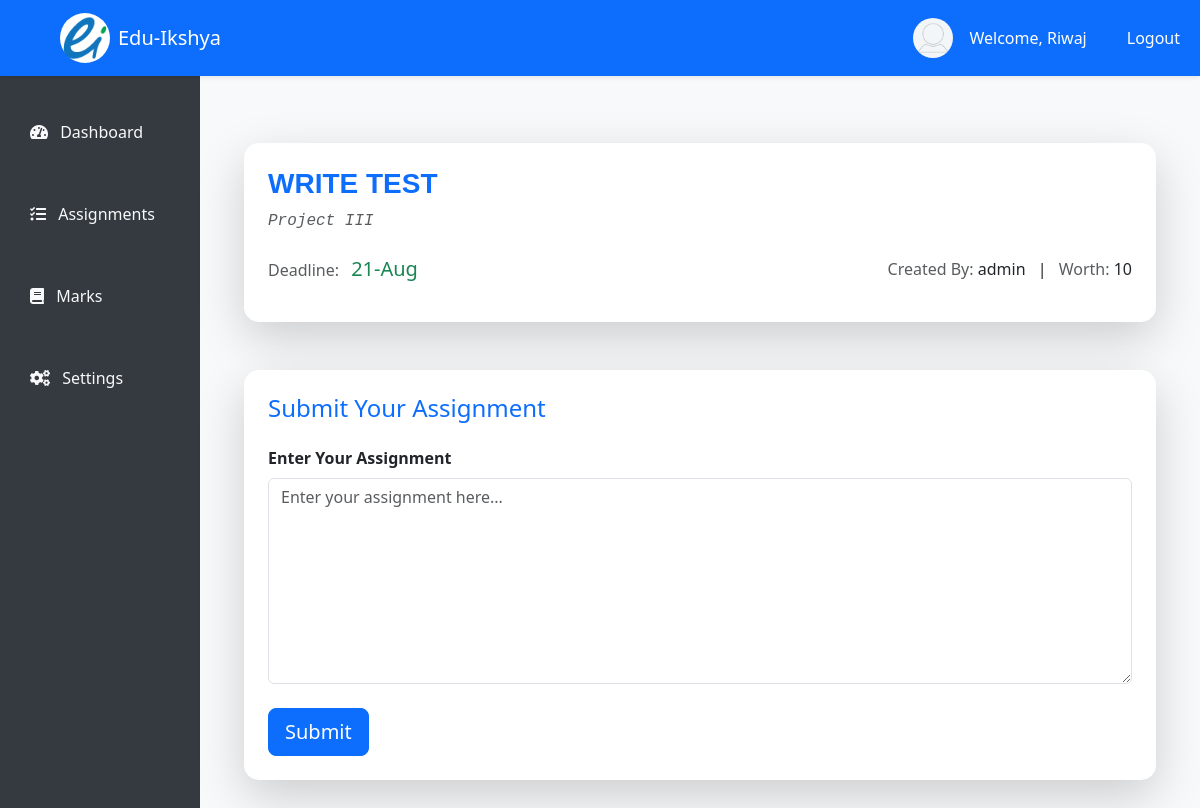
Page /student/assignment/16/ (signed in) on the committed database.
### student/models.py (models this page shows, shortened)
class User(AbstractUser):
    user_id = models.CharField(max_length=15, unique=True, editable=False)
    address = models.CharField(max_length=150, null=True, blank=False)
    contact_number = models.CharField(max_length=20, blank=True, null=True)
    date_of_birth = models.DateField(null=True, blank=True)
    gender = models.CharField(max_length=1, choices=[('M', 'Male'), ('F', 'Female'), ('O', 'Other')])
    is_staff = models.BooleanField(default=False)
    is_student = models.BooleanField(default=False)
    def __str__(self):
        return self.username

class Assignment(models.Model):
    ACCEPTED_FILE_TYPES = [
        ('text', 'Text File'),
        ('pdf', 'PDF File'),
    ]
    title = models.CharField(max_length=255)
    description = models.TextField(null=True, blank=True)
    deadline = models.DateTimeField()
    worth = models.IntegerField()
    research_links = models.JSONField(blank=True, null=True)  # This field can store a list of URLs
    accepted_file_type = models.CharField(max_length=10, choices=ACCEPTED_FILE_TYPES)
    assigned_class = models.ForeignKey(ProgramCourse, on_delete=models.CASCADE, related_name='assignments')
    created_by = models.ForeignKey(User, null=True, on_delete=models.CASCADE)

class ProgramCourse(models.Model):
    program = models.ForeignKey(Program, on_delete=models.CASCADE)
    course = models.ForeignKey(Course, on_delete=models.CASCADE)
    semester = models.ForeignKey(Semester, on_delete=models.CASCADE)
    teacher = models.ForeignKey(User, on_delete=models.RESTRICT)

class Course(models.Model):
    course_id = models.CharField(max_length=15, unique=True)
    course_name = models.CharField(max_length=150)
    def __str__(self):
        return self.course_name

### student/views.py (the view, shortened to what this page needs)
# urls.py: path('student/assignment/<pk>/', views.assignment_view, name="assignment_view"),
@login_required
def assignment_view(request, pk):
    assignment = get_object_or_404(Assignment, pk=pk)
    return render(request, 'student/assignment_view.html', {'assignment': assignment})

### templates/student/assignment_view.html (shortened to what this page needs)
<!DOCTYPE html>
{% extends 'student/index.html' %}
{% load static %}
{% block assignment_view %}
<div class="container mt-5">
    <div class="row">
        <div class="col-md-12">
            <div class="card shadow-lg border-0" style="border-radius: 15px;">
                <div class="card-body p-4">
                    <h3 class="card-title text-uppercase text-primary fw-bold" style="font-family: 'Arial', sans-serif;">
                        {{ assignment.title }}
                    </h3>
                    <p class="card-text text-muted fst-italic mb-4" style="font-family: 'Courier New', monospace;">
                        {{ assignment.assigned_class.course }}
                    </p>
                    <div class="row my-3">
                        <div class="col-sm-6">
                            <p class="card-text">
                                <span class="text-muted">Deadline:</span>
                                <span class="h5 mx-2 text-success">
                                    {{ assignment.deadline|date:"d-M" }}
                                </span>
                            </p>
                        </div>
                        <div class="col-sm-6 text-end">
                            <p class="card-text">
                                <span class="text-muted">Created By:</span>
                                {{ assignment.created_by }}
                                <span class="mx-2">|</span>
                                <span class="text-muted">Worth:</span>
                                {% if assignment.worth %}
                                    {{ assignment.worth }}
                                {% else %}
                                    0
                                {% endif %}
                            </p>
                        </div>
                    </div>
                </div>
            </div>
        </div>
    </div>
    {% if user.is_authenticated %}
    <div class="row mt-5">
        <div class="col-md-12">
            <div class="card shadow-lg border-0" style="border-radius: 15px;">
                <div class="card-body p-4">
                    <h4 class="card-title text-primary mb-4">Submit Your Assignment</h4>
                    <form method="POST" enctype="multipart/form-data">
                        {% if assignment.accepted_file_type == "pdf" %}
                        <div class="mb-4">
                            <label for="file" class="form-label fw-bold">Upload your File (PDF)</label>
                            <input type="file" class="form-control" id="file" name="file" accept="application/pdf" required>
                        </div>
                        {% elif assignment.accepted_file_type == "text" %}
                        <div class="mb-4">
                            <label for="text" class="form-label fw-bold">Enter Your Assignment</label>
                            <textarea placeholder="Enter your assignment here..." class="form-control" id="text" name="text" rows="8" required></textarea>
                        </div>
                        {% endif %}
                        <button type="submit" class="btn btn-primary btn-lg">Submit</button>
                    </form>
                </div>
            </div>
        </div>
    </div>
    {% endif %}
</div>
{% endblock %}

### templates/student/index.html (shortened to what this page needs)
<!DOCTYPE html>
{% load static %}
<html lang="en">
<head>
    <link href="https://cdn.jsdelivr.net/npm/bootstrap@5.3.0/dist/css/bootstrap.min.css" rel="stylesheet">
    <link rel="stylesheet" href="https://cdnjs.cloudflare.com/ajax/libs/font-awesome/5.15.4/css/all.min.css">
</head>
<body>
    <nav class="navbar navbar-expand-lg navbar-light bg-primary top-navbar shadow-sm">
        <div class="container-fluid">
            <a class="navbar-brand d-flex mx-5 align-items-center" href="{% url 'students:staff_dashboard' pk=user.pk %}">
                <img src="{% static 'images/logo/eduikshya-logo.png' %}" alt="Edu-Ikshya Logo" width="50" height="50"
                    class="d-inline-block rounded-circle">
                <span class="ms-2 text-white">Edu-Ikshya</span>
            </a>
            <div class="collapse navbar-collapse justify-content-end" id="navbarNav">
                {% if user.is_authenticated %}
                <ul class="navbar-nav ms-auto d-none d-lg-flex align-items-center">
                    <li class="nav-item mx-3">
                        <div class="d-flex align-items-center">
                            <div class="profile-pic">
                                <img src="{% static 'images/profile/images.png' %}">
                            </div>
                            <p class="text-white mb-0">Welcome, {{ user.first_name }}</p>
                        </div>
                    </li>
                    <li class="nav-item">
                        <a class="nav-link text-white ms-3" href="{% url 'students:logout' %}">Logout</a>
                    </li>
                </ul>
                {% endif %}
            </div>
        </div>
    </nav>
    <div class="side-navbar d-none d-lg-flex flex-column">
        <nav class="nav flex-column w-100">
            <a class="nav-link text-light mb-2 {% if request.resolver_match.url_name == 'student_dashboard' %}active{% endif %}"
                href="{% url 'students:student_dashboard' pk=user.pk %}">
                <i class="fas fa-tachometer-alt me-2"></i> Dashboard
            </a>
            <a class="nav-link text-light mb-2" href="{% url 'students:student_assignments' %}">
                <i class="fas fa-tasks me-2"></i> Assignments
            </a>
            <a class="nav-link text-light mb-2" href="#">
                <i class="fas fa-book me-2"></i> Marks
            </a>
            <a class="nav-link text-light mt-auto" href="#">
                <i class="fas fa-cogs me-2"></i> Settings
            </a>
        </nav>
    </div>
    <div class="content bg-light">
        <div class="container">
            {% block assignment_view %}
            {% endblock %}
        </div>
    </div>
</body>
</html>

### templates/student/index.html (style rules this page uses)
body { display: flex; }
.top-navbar { position: fixed; top: 0; width: 100%; z-index: 1030; background-color: #007bff; }
.side-navbar { position: fixed; top: 75px; bottom: 0; width: 200px; padding-top: 20px; background-color: #343a40; display: flex; flex-direction: column; }
.side-navbar .nav-link { padding: 25px 30px; }
.content { margin-top: 75px; margin-left: 200px; padding: 20px; width: calc(100% - 200px); background-color: #f8f9fa; }
.profile-pic { width: 40px; height: 40px; border-radius: 50%; overflow: hidden; margin-right: 1rem; }
.profile-pic img { width: 100%; height: auto; }
.nav-link { color: white; }
.content { background-color: #f8f9fa; min-height: 100vh; }

### rows in the picture
User: first_name "Riwaj"
Assignment: title "WRITE TEST", assigned_class.course "Project III", deadline "21-Aug", created_by "admin", worth "10"
